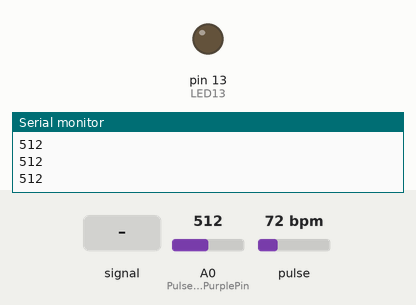
Simulated run of this sketch. Board: Arduino Uno, built with avr-gcc and run on an emulated ATmega328P. On the bench: output pins drawn as LEDs (lit = HIGH), the last lines printed to the serial monitor. Dashed ring = blinking. The inputs (shaded band) are chosen by the test bench; at power-on: A0 (PulseSensorPurplePin) = 512, pulse 72 bpm.

Above: at 1.2 s.
1.3 s: A0 (PulseSensorPurplePin) fed a 200 Hz sine of ±81 counts around its level
At 1.67 s:
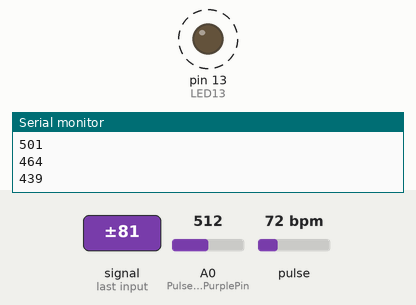
4.3 s: A0 (PulseSensorPurplePin) set to 716
5.8 s: A0 (PulseSensorPurplePin) set to 564
7.3 s: A0 (PulseSensorPurplePin) set to 533
At 7.8 s:
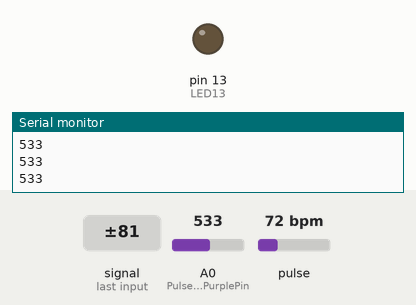
8.8 s: A0 (PulseSensorPurplePin) set to 560
At 10.0 s:
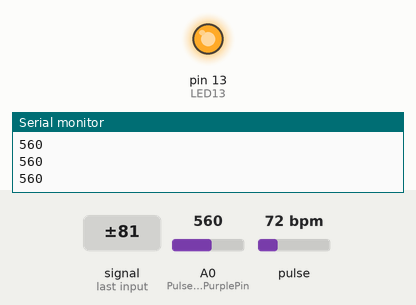
Timing chart, 0 to 11.3 s (numbered marks = the images above; inputs shaded):
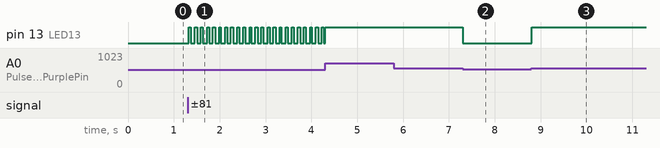

The sketch:

_HR_plot.ino
```cpp
#define USE_ARDUINO_INTERRUPTS true    // Set-up low-level interrupts for most acurate BPM math.
#include <PulseSensorPlayground.h>     // Includes the PulseSensorPlayground Library.

//  Variables
int PulseSensorPurplePin = 0;                   // Pulse Sensor PURPLE WIRE connected to ANALOG PIN 0.
int LED13 = 13;                                 //  The on-board Arduion LED.
int Signal;                                     // holds the incoming raw data. Signal value can range from 0-1024.
int Threshold = 550;                            // Determine which Signal to "count as a beat", and which to ingore.

PulseSensorPlayground pulseSensor;              // Creates an instance of the PulseSensorPlayground object called "pulseSensor"

// The SetUp Function:
void setup() {
  pinMode(LED13,OUTPUT);                        // pin that will blink to the heartbeat.
  Serial.begin(9600);                           // Set's up Serial Communication at certain speed.
  // Configure the PulseSensor object, by assigning our variables to it.
  pulseSensor.analogInput(PulseSensorPurplePin);
  pulseSensor.blinkOnPulse(LED13);              // auto-magically blink Arduino's LED with heartbeat.
  pulseSensor.setThreshold(Threshold);

  // Double-check the "pulseSensor" object was created and "began" seeing a signal.
  if (pulseSensor.begin()) {
    //Serial.println("We created a pulseSensor Object !");  // This prints one time at Arduino power-up,  or on Arduino reset.
  }
}

// The Main Loop Function
void loop() {

  Signal = analogRead(PulseSensorPurplePin);  // Read the PulseSensor's value.
                                              // Assign this value to the "Signal" variable.

   Serial.println(Signal);                    // Send the Signal value to Serial Plotter.

   if(Signal > Threshold){                    // If the signal is above "550", then "turn-on" Arduino's on-Board LED.
     digitalWrite(LED13,HIGH);
   } else {
     digitalWrite(LED13,LOW);                 //  Else, the sigal must be below "550", so "turn-off" this LED.
   }
  int myBPM = pulseSensor.getBeatsPerMinute(); // Calls function on our pulseSensor object that returns BPM as an "int".
                                               // "myBPM" hold this BPM value now.

/*if (pulseSensor.sawStartOfBeat()) {            // Constantly test to see if "a beat happened".
 //Serial.println("♥  A HeartBeat Happened ! "); // If test is "true", print a message "a heartbeat happened".
 Serial.print("♥ BPM: ");                        // Print phrase "BPM: "
 Serial.println(myBPM);                        // Print the value inside of myBPM.
}//*/

delay(10);

}
```

Measured:
- after the input at 1.3 s, pin 13 (LED13): alternates HIGH for 0.04 s and LOW for 0.08 s, starting at once
- after the input at 7.3 s, pin 13 (LED13): HIGH → LOW at once
- after the input at 8.8 s, pin 13 (LED13): LOW → HIGH at once
